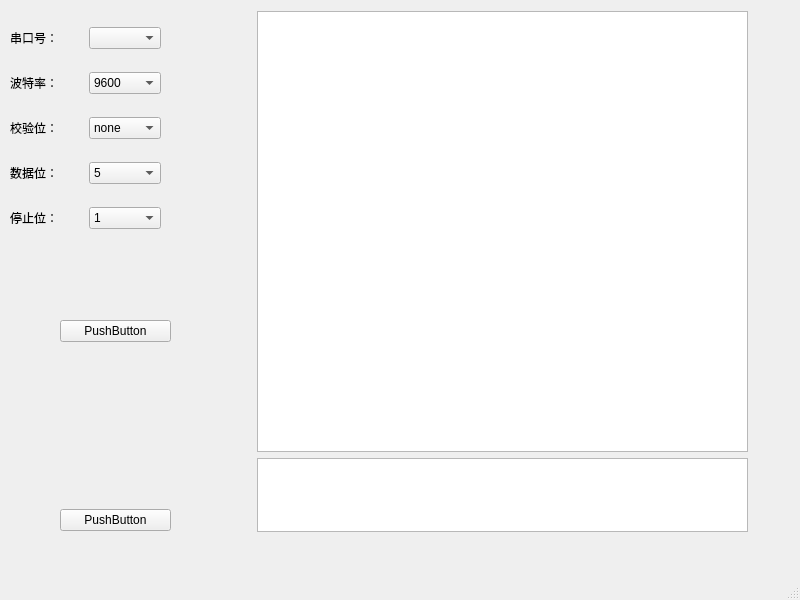
<?xml version="1.0" encoding="UTF-8"?>
<ui version="4.0">
 <class>MainWindow</class>
 <widget class="QMainWindow" name="MainWindow">
  <property name="geometry">
   <rect>
    <x>0</x>
    <y>0</y>
    <width>800</width>
    <height>600</height>
   </rect>
  </property>
  <property name="windowTitle">
   <string>MainWindow</string>
  </property>
  <widget class="QWidget" name="centralwidget">
   <widget class="QWidget" name="">
    <property name="geometry">
     <rect>
      <x>10</x>
      <y>10</y>
      <width>151</width>
      <height>241</height>
     </rect>
    </property>
    <layout class="QVBoxLayout" name="verticalLayout">
     <item>
      <layout class="QHBoxLayout" name="horizontalLayout">
       <item>
        <widget class="QLabel" name="label">
         <property name="text">
          <string>串口号：</string>
         </property>
        </widget>
       </item>
       <item>
        <widget class="QComboBox" name="CboxSerialPort"/>
       </item>
      </layout>
     </item>
     <item>
      <layout class="QHBoxLayout" name="horizontalLayout_2">
       <item>
        <widget class="QLabel" name="label_6">
         <property name="text">
          <string>波特率：</string>
         </property>
        </widget>
       </item>
       <item>
        <widget class="QComboBox" name="CboxBaudRate">
         <item>
          <property name="text">
           <string>9600</string>
          </property>
         </item>
         <item>
          <property name="text">
           <string>19200</string>
          </property>
         </item>
         <item>
          <property name="text">
           <string>115200</string>
          </property>
         </item>
        </widget>
       </item>
      </layout>
     </item>
     <item>
      <layout class="QHBoxLayout" name="horizontalLayout_3">
       <item>
        <widget class="QLabel" name="label_2">
         <property name="text">
          <string>校验位：</string>
         </property>
        </widget>
       </item>
       <item>
        <widget class="QComboBox" name="CboxParity">
         <item>
          <property name="text">
           <string>none</string>
          </property>
         </item>
         <item>
          <property name="text">
           <string>odd</string>
          </property>
         </item>
         <item>
          <property name="text">
           <string>even</string>
          </property>
         </item>
         <item>
          <property name="text">
           <string>mark</string>
          </property>
         </item>
         <item>
          <property name="text">
           <string>space</string>
          </property>
         </item>
        </widget>
       </item>
      </layout>
     </item>
     <item>
      <layout class="QHBoxLayout" name="horizontalLayout_4">
       <item>
        <widget class="QLabel" name="label_3">
         <property name="text">
          <string>数据位：</string>
         </property>
        </widget>
       </item>
       <item>
        <widget class="QComboBox" name="CboxDataBits">
         <item>
          <property name="text">
           <string>5</string>
          </property>
         </item>
         <item>
          <property name="text">
           <string>6</string>
          </property>
         </item>
         <item>
          <property name="text">
           <string>7</string>
          </property>
         </item>
         <item>
          <property name="text">
           <string>8</string>
          </property>
         </item>
        </widget>
       </item>
      </layout>
     </item>
     <item>
      <layout class="QHBoxLayout" name="horizontalLayout_5">
       <item>
        <widget class="QLabel" name="label_4">
         <property name="text">
          <string>停止位：</string>
         </property>
        </widget>
       </item>
       <item>
        <widget class="QComboBox" name="PortBox_14">
         <item>
          <property name="text">
           <string>1</string>
          </property>
         </item>
         <item>
          <property name="text">
           <string>1.5</string>
          </property>
         </item>
         <item>
          <property name="text">
           <string>3</string>
          </property>
         </item>
        </widget>
       </item>
      </layout>
     </item>
    </layout>
   </widget>
   <widget class="QWidget" name="">
    <property name="geometry">
     <rect>
      <x>60</x>
      <y>320</y>
      <width>111</width>
      <height>211</height>
     </rect>
    </property>
    <layout class="QVBoxLayout" name="verticalLayout_2">
     <item>
      <widget class="QPushButton" name="pushButton">
       <property name="text">
        <string>PushButton</string>
       </property>
      </widget>
     </item>
     <item>
      <spacer name="verticalSpacer">
       <property name="orientation">
        <enum>Qt::Vertical</enum>
       </property>
       <property name="sizeHint" stdset="0">
        <size>
         <width>20</width>
         <height>40</height>
        </size>
       </property>
      </spacer>
     </item>
     <item>
      <widget class="QPushButton" name="pushButton_2">
       <property name="text">
        <string>PushButton</string>
       </property>
      </widget>
     </item>
    </layout>
   </widget>
   <widget class="QWidget" name="">
    <property name="geometry">
     <rect>
      <x>257</x>
      <y>11</y>
      <width>491</width>
      <height>521</height>
     </rect>
    </property>
    <layout class="QVBoxLayout" name="verticalLayout_6">
     <item>
      <widget class="QTextEdit" name="textEdit">
       <property name="sizePolicy">
        <sizepolicy hsizetype="Expanding" vsizetype="Expanding">
         <horstretch>0</horstretch>
         <verstretch>6</verstretch>
        </sizepolicy>
       </property>
      </widget>
     </item>
     <item>
      <widget class="QTextEdit" name="textEdit_2">
       <property name="sizePolicy">
        <sizepolicy hsizetype="Expanding" vsizetype="Expanding">
         <horstretch>0</horstretch>
         <verstretch>1</verstretch>
        </sizepolicy>
       </property>
      </widget>
     </item>
    </layout>
   </widget>
  </widget>
  <widget class="QMenuBar" name="menubar">
   <property name="geometry">
    <rect>
     <x>0</x>
     <y>0</y>
     <width>800</width>
     <height>26</height>
    </rect>
   </property>
  </widget>
  <widget class="QStatusBar" name="statusbar"/>
 </widget>
 <resources/>
 <connections/>
</ui>
